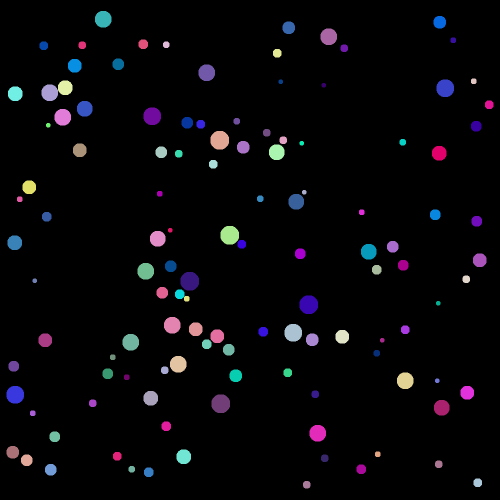
#> input picture 3rd year/введение в компьютерное зрение/экзаменационные задания/task2.png, 1000 x 1000 px (shown at 1/2 size)
$ python task2.py
#> lines starting #> are read from the running program, lines starting #| are printed output that depends on the picture
import cv2
import matplotlib.pyplot as plt
from skimage.color import rgb2hsv
from skimage.measure import label, regionprops

image = cv2.imread("task2.png")
#> image is the input picture: shape (1000, 1000, 3); mean B, G, R 9.3, 6.6, 7.3
image = cv2.cvtColor(image, cv2.COLOR_RGB2BGR)
hsv = cv2.cvtColor(image, cv2.COLOR_BGR2HSV)
#> hsv: shape (1000, 1000, 3); mean H, S, V 5.1, 8, 10.7
h1 = hsv[:, :, 1]
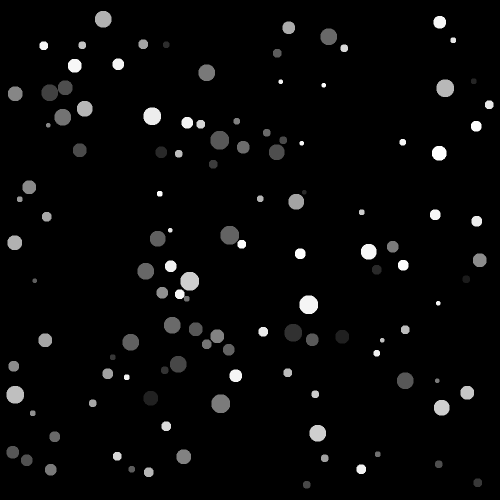
#> h1: shape (1000, 1000) (shown at 1/2 size); min 0, max 255, mean 8

ret, h1 = cv2.threshold(h1, 254, 255, 200)

result = cv2.bitwise_and(image, image, mask=h1)

plt.subplot(121)
plt.imshow(image)
plt.subplot(122)
plt.imshow(result)

plt.show()
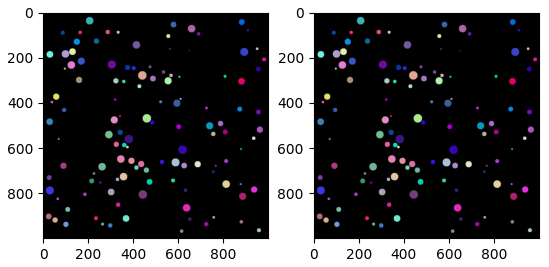
#> figure drawn by matplotlib, 2 panels
